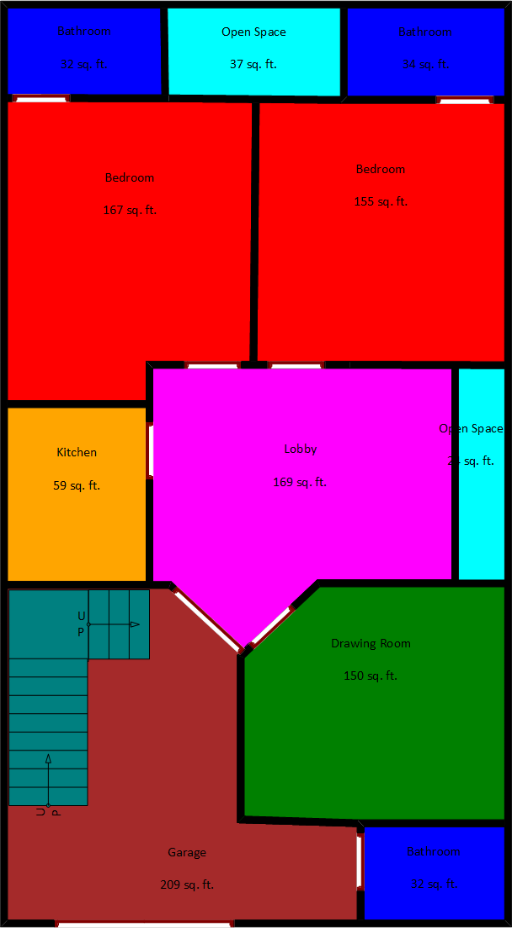
#> input picture data/preprocessed/5_marla/5Marla_GF_FP_001_V01/5Marla_GF_FP_001_V01.png, 512 x 928 px, found by its file name
$ jupyter execute --allow-errors Data_Preprocessing.ipynb   (shell and % lines are left out)
#> lines starting #> are read from the running program, lines starting #| are printed output that depends on the picture; after the words box and inside, x2 and y2 are one past the last pixel; in counts of white or black regions, pixels touching at a corner belong together
[cell 1]
from google.colab import drive
drive.mount('/content/gdrive')

[cell 2]
%cd /content/gdrive/My Drive/Github

[cell 3]
%cd FYP-FP-Generator-Model

# Step 1: Set Up Your Environment on Google Colab
Connect to a GPU runtime

Go to the top menu: Runtime > Change Runtime Type > Hardware Accelerator > GPU

# Step 2: Upload Your Floor Plan Image
# Step 3: Load the Image

[cell 4]
import numpy as np
import cv2
from matplotlib import pyplot as plt

[cell 5]
# Base directories
RAW_DATA_DIR = "./data/raw/"
PREPROCESSED_DIR = "./data/preprocessed/"

[cell 6]
def resize_with_aspect_ratio(image, target_width, target_aspect_ratio):
    # Calculate the target height based on the aspect ratio
    target_height = int(target_width / target_aspect_ratio)

    # Resize the image
    resized_image = cv2.resize(image, (target_width, target_height))
    return resized_image

def display_image(image, title="Image", figsize=(10, 10), is_bgr=True):
    """
    Displays an image using Matplotlib.

    Args:
        image (numpy.ndarray): The image to display.
        title (str): Title for the plot.
        figsize (tuple): Figure size for the plot.
        is_bgr (bool): If True, converts the image from BGR to RGB for visualization.
    """
    if is_bgr:  # Convert BGR to RGB if needed
        image = cv2.cvtColor(image, cv2.COLOR_BGR2RGB)

    plt.figure(figsize=figsize)
    plt.imshow(image)
    plt.axis("off")
    plt.title(title)
    plt.show()

[cell 7]
%cd ./data/

[cell 8]
# Load the image
image_path = f"{RAW_DATA_DIR}/5_marla/raster/5Marla_GF_FP_001_V01.png"  # image path
img = cv2.imread(image_path)
#> img is the input picture: shape (928, 512, 3); mean B, G, R 83, 49.5, 143.7

# Define the target dimensions
target_width = 512
target_aspect_ratio = 0.552  # Average aspect ratio
target_height = 928

# Resize the image to a standard size (512x928)
resized_img = resize_with_aspect_ratio(img, target_width, target_aspect_ratio)
# display_image(img, title="Original Floor Plan", figsize=(8, 8))

# Convert BGR (OpenCV default format) to RGB for visualization
img_rgb = cv2.cvtColor(resized_img, cv2.COLOR_BGR2RGB)

# Display the image
display_image(img, title="RGB Floor Plan", figsize=(8, 8))

Step 4: Normalize the Image Size

[cell 9]
# Display the resized image

display_image(resized_img, title=f"Resized Floor Plan ({target_width}x{target_height})")

Step 5: Normalize Pixel Values

[cell 10]
# Normalize pixel values to range [0, 1]
normalized_img = resized_img / 255.0
print("Normalized pixel values. Shape:", normalized_img.shape)
#| Normalized pixel values. Shape: (927, 512, 3)
# display_image(normalized_img, title="Normalized Floor Plan", is_bgr=False)

# Rescale normalized image back to [0, 255] for visualization
# visualize_img = (normalized_img * 255).astype(np.uint8)

# Display the normalized image with corrected colors
# display_image(visualize_img, title="Normalized Floor Plan (Visualized Correctly)")

Step 6: Extract Room Colors

1.   Define the color codes:

[cell 11]
# RGB color coding for rooms
color_map = {
    "Bedroom": (255, 0, 0),                # Red
    "Bathroom": (0, 0, 255),               # Blue
    "Kitchen": (255, 165, 0),              # Orange
    "Drawing Room": (0, 128, 0),           # Green
    "Garage": (165, 42, 42),               # Brown
    "Lounge": (255, 255, 0),               # Yellow
    "Backyard": (50, 205, 50),             # Lime Green
    "Stairs": (0, 128, 128),               # Teal
    "Store": (128, 0, 128),                # Purple
    "Open Space": (0, 255, 255),           # Cyan
    "Prayer Room": (127, 127, 127),        # Crimson
    "Staircase": (153, 51, 255),           # RGB(153, 51, 255)
    "Lobby": (255, 0, 255),                # Magenta
    "Lawn": (64, 224, 208),                # Turquoise
    "Dining": (255, 192, 203),             # Pink
    "Servant Quarters": (75, 0, 130),      # Indigo
    "Passage": (128, 128, 0),              # Olive Green
    "Laundry": (230, 230, 250),            # Lavender
    "Dressing Area": (255, 127, 80),       # Coral
    "Side Garden": (255, 215, 0),          # Gold
    "Library": (255, 191, 0),              # Amber
    "Wall": (0, 0, 0),                     # Black
    "Door": (128, 0, 0),                   # Mahogany
}

2.   Extract each room based on its color:

[cell 12]
# Initialize a dictionary to store detected rooms and their masks
detected_rooms = {}

for room, color in color_map.items():
    # Convert RGB to BGR for OpenCV
    bgr_color = color[::-1]
    # Create a binary mask for the room
    mask = cv2.inRange(resized_img, np.array(bgr_color) - 10, np.array(bgr_color) + 10)

    # Check if the mask has any non-zero pixels (room is present)
    if cv2.countNonZero(mask) > 0:
        # Store the room and its mask in the dictionary
        detected_rooms[room] = mask
        # Display the mask for the room
        display_image(mask, title=f"{room} Mask", is_bgr=False)
#> this loop made 23 passes
#> pass 1, `mask = cv2.inRange(resized_img, np.array(bgr_color) - 10, np.array(bgr..`:
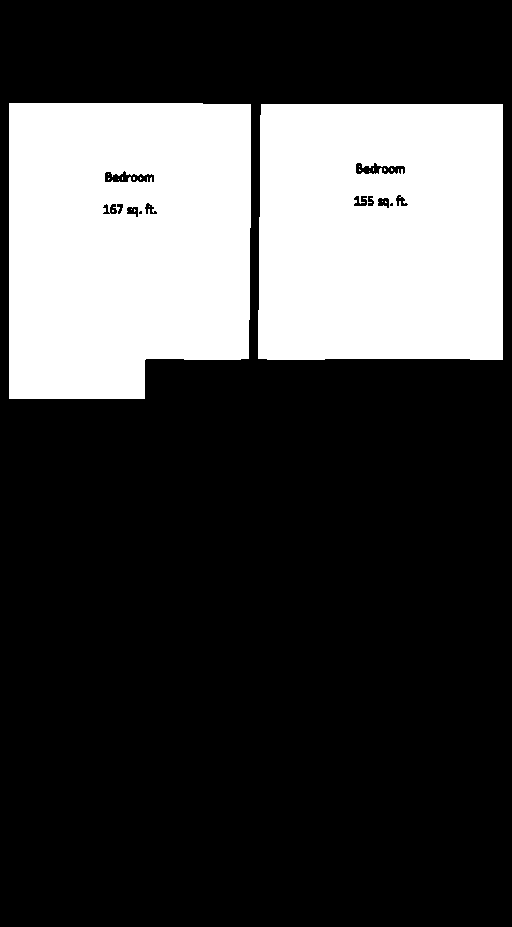
#> mask: shape (927, 512); 27% white; 20 white regions (18 under 20 px), largest, box (x1, y1, x2, y2) and area: (9, 103, 251, 399) 66616, (258, 104, 503, 360) 61596
#> pass 2, `mask = cv2.inRange(resized_img, np.array(bgr_color) - 10, np.array(bgr..`:
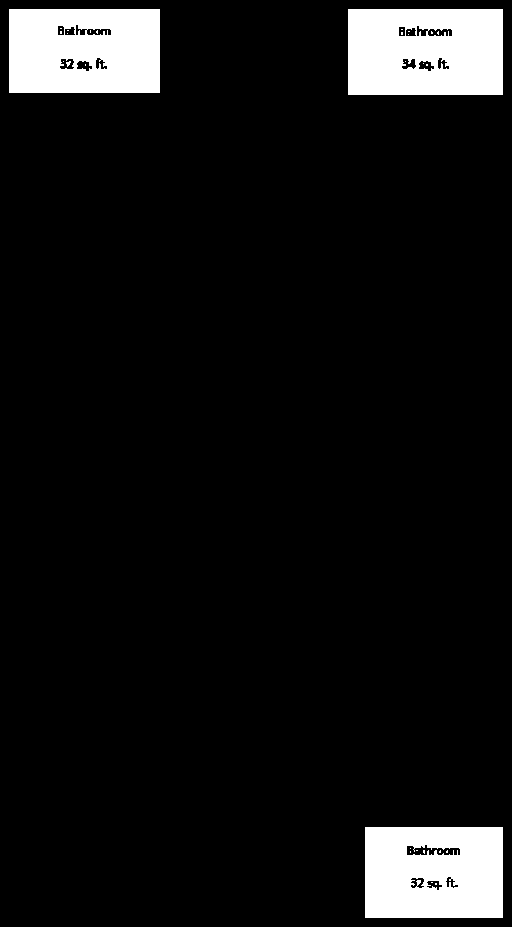
#> mask: shape (927, 512); 7.8% white; 29 white regions (26 under 20 px), largest, box (x1, y1, x2, y2) and area: (348, 9, 503, 95) 12755, (9, 9, 160, 93) 12117, (365, 827, 503, 918) 12008
#> pass 3, `mask = cv2.inRange(resized_img, np.array(bgr_color) - 10, np.array(bgr..`:
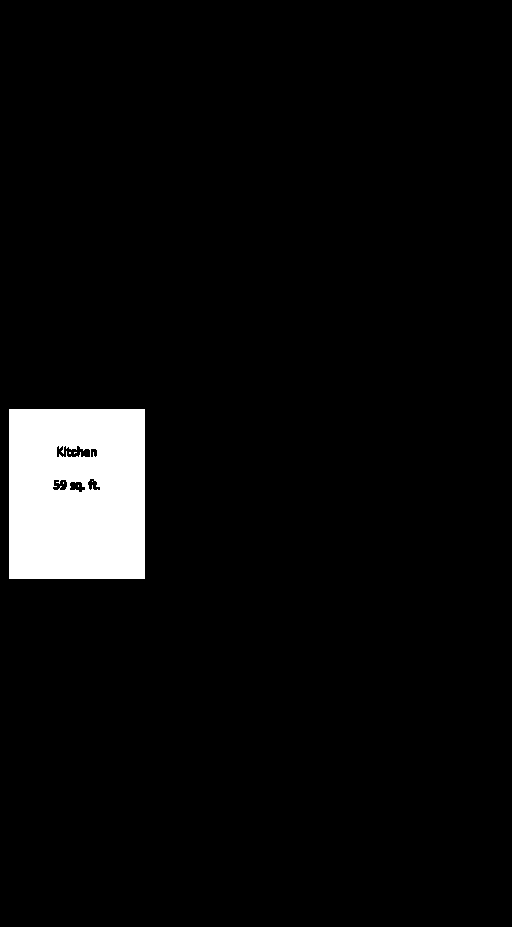
#> mask: shape (927, 512); 4.8% white; 6 white regions (5 under 20 px), largest, box (x1, y1, x2, y2) and area: (9, 409, 145, 579) 22536
#> after the loop:
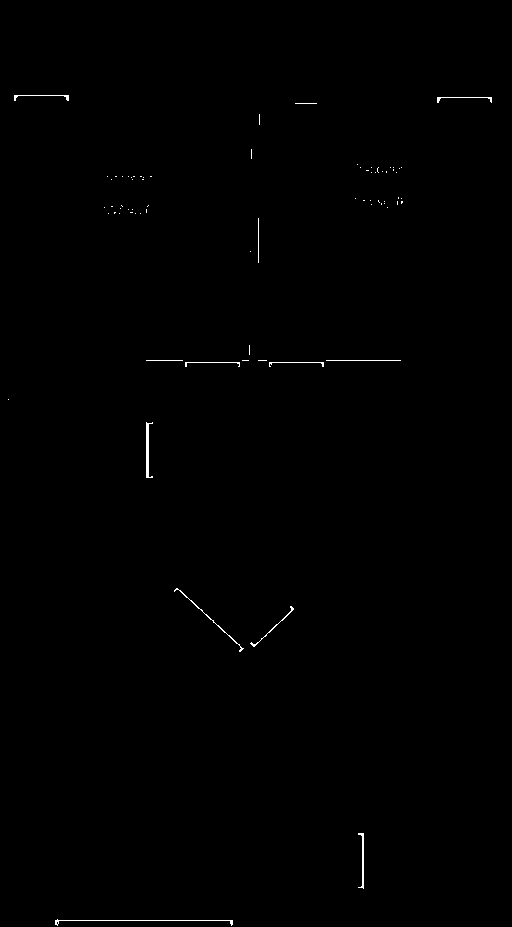
#> mask: shape (927, 512); 0.28% white in thin lines or dots, all inside (x1, y1, x2, y2) = (8, 95, 492, 926)
#> after the loop, detected_rooms = 13 items

# After processing, print or analyze the detected rooms
print("Detected Rooms in the Floor Plan:")
for room, mask in detected_rooms.items():
    print(f"- {room}: Mask stored")
#> this loop made 13 passes
#> room on passes 1 to 12: 'Bedroom', 'Bathroom', 'Kitchen', 'Drawing Room', 'Garage', 'Stairs', 'Store', 'Open Space', 'Lobby', 'Servant Quarters', 'Passage', 'Wall'
#| - Bedroom: Mask stored
#| - Bathroom: Mask stored
#| - Kitchen: Mask stored
#| - Drawing Room: Mask stored
#| - Garage: Mask stored
#| - Stairs: Mask stored
#| - Store: Mask stored
#| - Open Space: Mask stored
#> (further printed lines are left out)

Step 7: Calculate Room Areas
1. Define the total image size (e.g., 5 Marla is 25 x 45 feet):

[cell 13]
import os
import json
from datetime import datetime

[cell 14]
# Function to process a single floor plan
def process_floor_plan(fp_path, plot_size):
    """
    Processes a single floor plan, extracts metadata, and saves the output.
    """
#> called with plot_size = '5_marla'
    file_name = os.path.basename(fp_path)
    file_base, file_ext = os.path.splitext(file_name)  # Extract base filename without extension

    # Extract metadata from file name
    file_parts = file_base.split("_")
    if len(file_parts) < 5:
        print(f"Skipping invalid file name: {file_name}")
        return

    _, floor_level, plan_type, fp_number, version = file_parts[:5]

    # Load the image
    img = cv2.imread(fp_path)
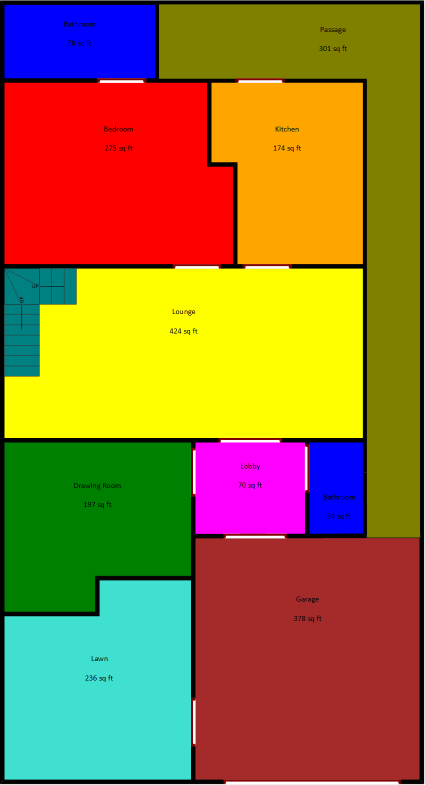
#> input picture data/raw/10_marla/raster/10Marla_GF_FP_001_V01.png, 849 x 1570 px, found by its file name (shown at 1/2 size)
#> img is the input picture: shape (1570, 849, 3); mean B, G, R 51.3, 115.5, 151.4
    if img is None:
        print(f"Error loading image: {fp_path}")
        return

    # Resize image while maintaining aspect ratio
    target_width, target_height = 512, 928
    resized_img = cv2.resize(img, (target_width, target_height))
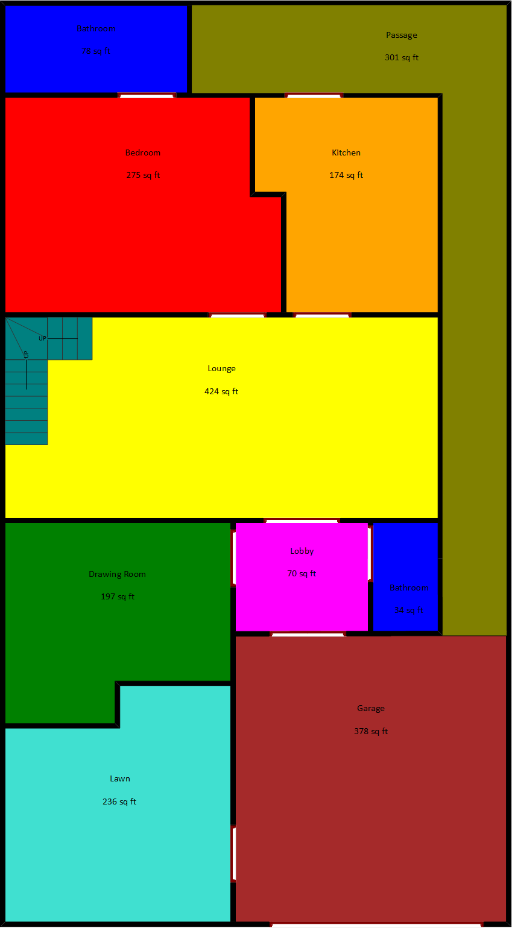
#> resized_img: shape (928, 512, 3); mean B, G, R 51.3, 115.6, 151.5

    # Normalize pixel values
    normalized_img = resized_img / 255.0
#> normalized_img: shape (928, 512, 3) float64

    # Detect rooms and create masks
    detected_rooms = {}
    for room, bgr_color in color_map.items():
        mask = cv2.inRange(resized_img, np.array(bgr_color) - 10, np.array(bgr_color) + 10)
        if cv2.countNonZero(mask) > 0:
            detected_rooms[room] = mask
#> this loop made 23 passes
#> pass 1, in process_floor_plan, `mask = cv2.inRange(resized_img, np.array(bgr_color) - 10, np.array(bgr..`:
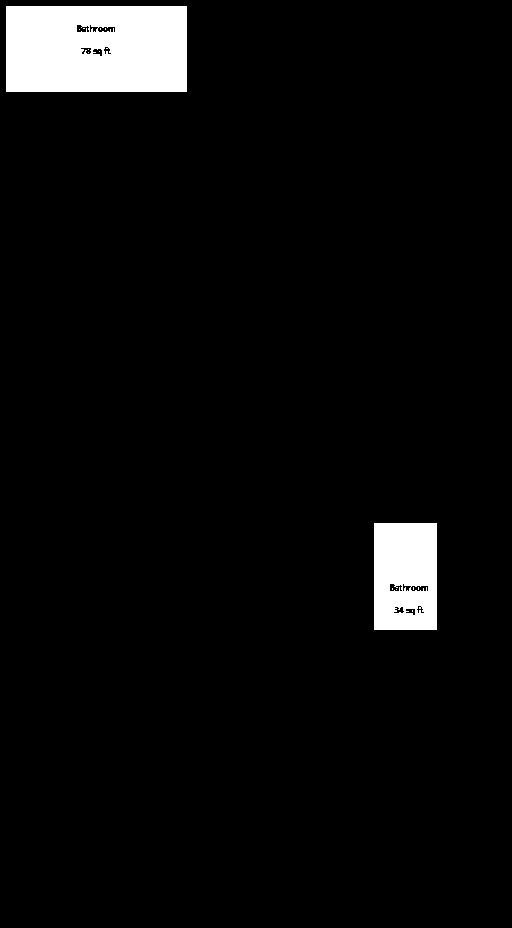
#> mask: shape (928, 512); 4.6% white; 14 white regions (12 under 20 px), largest, box (x1, y1, x2, y2) and area: (6, 6, 187, 92) 15300, (374, 523, 437, 630) 6492
#> pass 2, in process_floor_plan, `mask = cv2.inRange(resized_img, np.array(bgr_color) - 10, np.array(bgr..`:
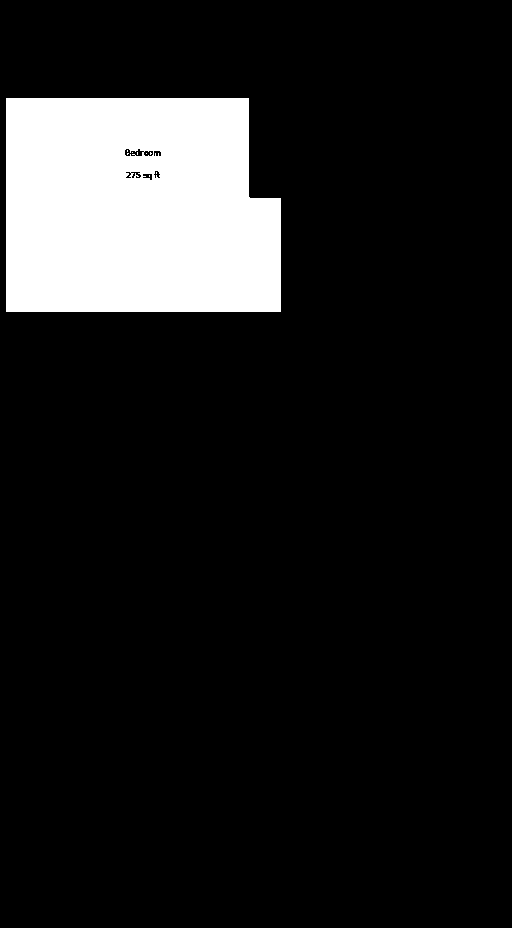
#> mask: shape (928, 512); 11.7% white; 9 white regions (8 under 20 px), largest, box (x1, y1, x2, y2) and area: (6, 98, 281, 312) 55380
#> after the loop, detected_rooms = 13 items

    # Generate metadata
    metadata = {
        "PlotSize": plot_size,
        "FloorLevel": floor_level,
        "PlanType": plan_type,
        "FP_Number": fp_number,
        "Version": version,
        "ImageDimensions": {"Width": target_width, "Height": target_height},
        "DPI": 96,
        "AspectRatio": round(target_width / target_height, 3),
        "ScalingFactor": 0.0045,
        "ProcessingDate": datetime.utcnow().isoformat(),
        "DetectedRooms": list(detected_rooms.keys()),
        "RoomDetails": []
    }

    # Calculate room areas
    for room, mask in detected_rooms.items():
        area_px = cv2.countNonZero(mask)
        area_sqft = area_px * metadata["ScalingFactor"]
        metadata["RoomDetails"].append({
            "RoomType": room,
            "AreaInPixels": area_px,
            "ApproxAreaInSqFt": round(area_sqft, 2)
        })
#> this loop made 13 passes
#> (room, area_px, area_sqft) on passes 1, 2, 3, 4, 6, 8, 10, 12: ('Bedroom', 21813, 98.16), ('Bathroom', 55398, 249.3), ('Drawing Room', 39518, 177.8), ('Stairs', 61367, 276.2), ('Open Space', 78609, 353.7), ('Lobby', 13759, 61.92), ('Passage', 6190, 27.85), ('Wall', 22890, 103)

    # Ensure correct folder naming
    fp_folder = file_base  # Uses the base name correctly
    fp_dir = os.path.join(PREPROCESSED_DIR, plot_size, fp_folder)
    os.makedirs(fp_dir, exist_ok=True)  # Ensures directory is created properly

    # Save preprocessed image
    preprocessed_image_path = os.path.join(fp_dir, f"{file_base}.png")
    cv2.imwrite(preprocessed_image_path, (normalized_img * 255).astype("uint8"))

    # Save masks
    masks_dir = os.path.join(fp_dir, "masks")
    os.makedirs(masks_dir, exist_ok=True)
    for room, mask in detected_rooms.items():
        mask_filename = os.path.join(masks_dir, f"{file_base}_{room}_mask.png")
        cv2.imwrite(mask_filename, mask)
#> this loop made 13 passes

    # Save metadata
    metadata_path = os.path.join(fp_dir, f"{file_base}.json")
    with open(metadata_path, "w") as f:
        json.dump(metadata, f, indent=4)

    print(f"Processed and saved: {fp_folder}")

# Function to process all floor plans in dataset
def process_all_floor_plans():
    """
    Iterates through all floor plans in dataset and applies preprocessing.
    """
    plot_sizes = ["5_marla", "10_marla", "20_marla"]

    for plot_size in plot_sizes:
        plot_dir = os.path.join(RAW_DATA_DIR, plot_size, "raster")  # Ensure correct subfolder handling
        if not os.path.exists(plot_dir):
            print(f"Skipping missing directory: {plot_dir}")
            continue

        print(f"Processing floor plans in: {plot_dir}")

        for file in os.listdir(plot_dir):
            if file.endswith(".png") or file.endswith(".jpg"):
                fp_path = os.path.join(plot_dir, file)
                process_floor_plan(fp_path, plot_size)
